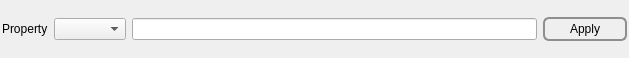
<?xml version="1.0" encoding="UTF-8"?>
<ui version="4.0">
 <class>AttributeMatrixCreationWidget</class>
 <widget class="QFrame" name="AttributeMatrixCreationWidget">
  <property name="geometry">
   <rect>
    <x>0</x>
    <y>0</y>
    <width>629</width>
    <height>58</height>
   </rect>
  </property>
  <layout class="QHBoxLayout" name="horizontalLayout">
   <property name="leftMargin">
    <number>2</number>
   </property>
   <property name="topMargin">
    <number>2</number>
   </property>
   <property name="rightMargin">
    <number>2</number>
   </property>
   <property name="bottomMargin">
    <number>2</number>
   </property>
   <item>
    <widget class="QLabel" name="label">
     <property name="text">
      <string>Property</string>
     </property>
    </widget>
   </item>
   <item>
    <widget class="QComboBox" name="dataContainerCombo">
     <property name="sizePolicy">
      <sizepolicy hsizetype="Fixed" vsizetype="Fixed">
       <horstretch>0</horstretch>
       <verstretch>0</verstretch>
      </sizepolicy>
     </property>
     <property name="sizeAdjustPolicy">
      <enum>QComboBox::AdjustToContents</enum>
     </property>
    </widget>
   </item>
   <item>
    <widget class="QLineEdit" name="attributeMatrixName">
     <property name="minimumSize">
      <size>
       <width>120</width>
       <height>0</height>
      </size>
     </property>
    </widget>
   </item>
   <item>
    <widget class="QPushButton" name="applyChangesBtn">
     <property name="sizePolicy">
      <sizepolicy hsizetype="Preferred" vsizetype="Preferred">
       <horstretch>0</horstretch>
       <verstretch>0</verstretch>
      </sizepolicy>
     </property>
     <property name="minimumSize">
      <size>
       <width>84</width>
       <height>0</height>
      </size>
     </property>
     <property name="maximumSize">
      <size>
       <width>234234</width>
       <height>24</height>
      </size>
     </property>
     <property name="toolTip">
      <string>Click to apply the changes and run a preflight check</string>
     </property>
     <property name="styleSheet">
      <string notr="true"> QPushButton {
     border: 2px solid #8f8f91;
     border-radius: 6px;
     background-color: qlineargradient(x1: 0, y1: 0, x2: 0, y2: 1,
                                       stop: 0 #f6f7fa, stop: 1 #dadbde);
     min-width: 80px;
 }

 QPushButton:pressed {
     background-color: qlineargradient(x1: 0, y1: 0, x2: 0, y2: 1,
                                       stop: 0 #dadbde, stop: 1 #f6f7fa);
 }

 QPushButton:flat {
     border: none; /* no border for a flat push button */
 }

 QPushButton:default {
     border-color: navy; /* make the default button prominent */
 }</string>
     </property>
     <property name="text">
      <string>Apply</string>
     </property>
     <property name="autoDefault">
      <bool>false</bool>
     </property>
     <property name="default">
      <bool>false</bool>
     </property>
     <property name="flat">
      <bool>false</bool>
     </property>
    </widget>
   </item>
  </layout>
 </widget>
 <resources/>
 <connections/>
</ui>
